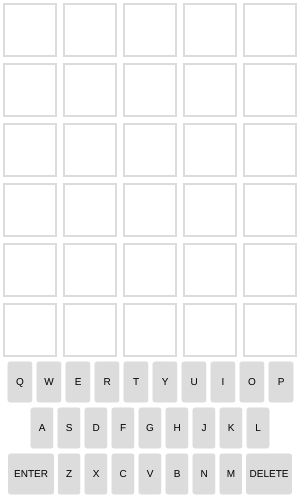
Frame 1 (no input)
Frame 60 (no input): identical to frame 1, image omitted
Frame 120 (the mouse pressed at the canvas centre since frame 60): identical to frame 1, image omitted

The p5.js sketch that drew this single still picture (run headless with seeded random() and noise() and a simulated clock; from frame 60 on, the mouse is pressed at the canvas centre):

// p5.js sketch
// ── sketch.js
function setup() {
  createCanvas(canvasX, canvasY);
  createGame();
  createKeyboard();
  pickAnswer();
}

function draw() {
  background(255);
  displayGame();
  displayKeyboard();
  if (tries==6) {
    displayAnswer();
  }
}



// ── 5LetterWords.js
let list = ['aback', 'abase', 'abate', 'abbey', 'abbot', 'abhor', 'abide', 'abled', 'abode', 'abort', 'about', 'above', 'abuse', 'abyss', 'acorn', 'acrid', 'actor', 'acute', 'adage', 'adapt', 'adept', 'admin', 'admit', 'adobe', 'adopt', 'adore', 'adorn', 'adult', 'affix', 'afire', 'afoot', 'afoul', 'after', 'again', 'agape', 'agate', 'agent', 'agile', 'aging', 'aglow', 'agony', 'agora', 'agree', 'ahead', 'aider', 'aisle', 'alarm', 'album', 'alert', 'algae', 'alibi', 'alien', 'align', 'alike', 'alive', 'allay', 'alley', 'allot', 'allow', 'alloy', 'aloft', 'alone', 'along', 'aloof', 'aloud', 'alpha', 'altar', 'alter', 'amass', 'amaze', 'amber', 'amble', 'amend', 'amiss', 'amity', 'among', 'ample', 'amply', 'amuse', 'angel', 'anger', 'angle', 'angry', 'angst', 'anime', 'ankle', 'annex', 'annoy', 'annul', 'anode', 'antic', 'anvil', 'aorta', 'apart', 'aphid', 'aping', 'apnea', 'apple', 'apply', 'apron', 'aptly', 'arbor', 'ardor', 'arena', 'argue', 'arise', 'armor', 'aroma', 'arose', 'array', 'arrow', 'arson', 'artsy', 'ascot', 'ashen', 'aside', 'askew', 'assay', 'asset', 'atoll', 'atone', 'attic', 'audio', 'audit', 'augur', 'aunty', 'avail', 'avert', 'avian', 'avoid', 'await', 'awake', 'award', 'aware', 'awash', 'awful', 'awoke', 'axial', 'axiom', 'axion', 'azure', 'bacon', 'badge', 'badly', 'bagel', 'baggy', 'baker', 'baler', 'balmy', 'banal', 'banjo', 'barge', 'baron', 'basal', 'basic', 'basil', 'basin', 'basis', 'baste', 'batch', 'bathe', 'baton', 'batty', 'bawdy', 'bayou', 'beach', 'beady', 'beard', 'beast', 'beech', 'beefy', 'befit', 'began', 'begat', 'beget', 'begin', 'begun', 'being', 'belch', 'belie', 'belle', 'belly', 'below', 'bench', 'beret', 'berry', 'berth', 'beset', 'betel', 'bevel', 'bezel', 'bible', 'bicep', 'biddy', 'bigot', 'bilge', 'billy', 'binge', 'bingo', 'biome', 'birch', 'birth', 'bison', 'bitty', 'black', 'blade', 'blame', 'bland', 'blank', 'blare', 'blast', 'blaze', 'bleak', 'bleat', 'bleed', 'bleep', 'blend', 'bless', 'blimp', 'blind', 'blink', 'bliss', 'blitz', 'bloat', 'block', 'bloke', 'blond', 'blood', 'bloom', 'blown', 'bluer', 'bluff', 'blunt', 'blurb', 'blurt', 'blush', 'board', 'boast', 'bobby', 'boney', 'bongo', 'bonus', 'booby', 'boost', 'booth', 'booty', 'booze', 'boozy', 'borax', 'borne', 'bosom', 'bossy', 'botch', 'bough', 'boule', 'bound', 'bowel', 'boxer', 'brace', 'braid', 'brain', 'brake', 'brand', 'brash', 'brass', 'brave', 'bravo', 'brawl', 'brawn', 'bread', 'break', 'breed', 'briar', 'bribe', 'brick', 'bride', 'brief', 'brine', 'bring', 'brink', 'briny', 'brisk', 'broad', 'broil', 'broke', 'brood', 'brook', 'broom', 'broth', 'brown', 'brunt', 'brush', 'brute', 'buddy', 'budge', 'buggy', 'bugle', 'build', 'built', 'bulge', 'bulky', 'bully', 'bunch', 'bunny', 'burly', 'burnt', 'burst', 'bused', 'bushy', 'butch', 'butte', 'buxom', 'buyer', 'bylaw', 'cabal', 'cabby', 'cabin', 'cable', 'cacao', 'cache', 'cacti', 'caddy', 'cadet', 'cagey', 'cairn', 'camel', 'cameo', 'canal', 'candy', 'canny', 'canoe', 'canon', 'caper', 'caput', 'carat', 'cargo', 'carol', 'carry', 'carve', 'caste', 'catch', 'cater', 'catty', 'caulk', 'cause', 'cavil', 'cease', 'cedar', 'cello', 'chafe', 'chaff', 'chain', 'chair', 'chalk', 'champ', 'chant', 'chaos', 'chard', 'charm', 'chart', 'chase', 'chasm', 'cheap', 'cheat', 'check', 'cheek', 'cheer', 'chess', 'chest', 'chick', 'chide', 'chief', 'child', 'chili', 'chill', 'chime', 'china', 'chirp', 'chock', 'choir', 'choke', 'chord', 'chore', 'chose', 'chuck', 'chump', 'chunk', 'churn', 'chute', 'cider', 'cigar', 'cinch', 'circa', 'civic', 'civil', 'clack', 'claim', 'clamp', 'clang', 'clank', 'clash', 'clasp', 'class', 'clean', 'clear', 'cleat', 'cleft', 'clerk', 'click', 'cliff', 'climb', 'cling', 'clink', 'cloak', 'clock', 'clone', 'close', 'cloth', 'cloud', 'clout', 'clove', 'clown', 'cluck', 'clued', 'clump', 'clung', 'coach', 'coast', 'cobra', 'cocoa', 'colon', 'color', 'comet', 'comfy', 'comic', 'comma', 'conch', 'condo', 'conic', 'copse', 'coral', 'corer', 'corny', 'couch', 'cough', 'could', 'count', 'coupe', 'court', 'coven', 'cover', 'covet', 'covey', 'cower', 'coyly', 'crack', 'craft', 'cramp', 'crane', 'crank', 'crash', 'crass', 'crate', 'crave', 'crawl', 'craze', 'crazy', 'creak', 'cream', 'credo', 'creed', 'creek', 'creep', 'creme', 'crepe', 'crept', 'cress', 'crest', 'crick', 'cried', 'crier', 'crime', 'crimp', 'crisp', 'croak', 'crock', 'crone', 'crony', 'crook', 'cross', 'croup', 'crowd', 'crown', 'crude', 'cruel', 'crumb', 'crump', 'crush', 'crust', 'crypt', 'cubic', 'cumin', 'curio', 'curly', 'curry', 'curse', 'curve', 'curvy', 'cutie', 'cyber', 'cycle', 'cynic', 'daddy', 'daily', 'dairy', 'daisy', 'dally', 'dance', 'dandy', 'datum', 'daunt', 'dealt', 'death', 'debar', 'debit', 'debug', 'debut', 'decal', 'decay', 'decor', 'decoy', 'decry', 'defer', 'deign', 'deity', 'delay', 'delta', 'delve', 'demon', 'demur', 'denim', 'dense', 'depot', 'depth', 'derby', 'deter', 'detox', 'deuce', 'devil', 'diary', 'dicey', 'digit', 'dilly', 'dimly', 'diner', 'dingo', 'dingy', 'diode', 'dirge', 'dirty', 'disco', 'ditch', 'ditto', 'ditty', 'diver', 'dizzy', 'dodge', 'dodgy', 'dogma', 'doing', 'dolly', 'donor', 'donut', 'dopey', 'doubt', 'dough', 'dowdy', 'dowel', 'downy', 'dowry', 'dozen', 'draft', 'drain', 'drake', 'drama', 'drank', 'drape', 'drawl', 'drawn', 'dread', 'dream', 'dress', 'dried', 'drier', 'drift', 'drill', 'drink', 'drive', 'droit', 'droll', 'drone', 'drool', 'droop', 'dross', 'drove', 'drown', 'druid', 'drunk', 'dryer', 'dryly', 'duchy', 'dully', 'dummy', 'dumpy', 'dunce', 'dusky', 'dusty', 'dutch', 'duvet', 'dwarf', 'dwell', 'dwelt', 'dying', 'eager', 'eagle', 'early', 'earth', 'easel', 'eaten', 'eater', 'ebony', 'eclat', 'edict', 'edify', 'eerie', 'egret', 'eight', 'eject', 'eking', 'elate', 'elbow', 'elder', 'elect', 'elegy', 'elfin', 'elide', 'elite', 'elope', 'elude', 'email', 'embed', 'ember', 'emcee', 'empty', 'enact', 'endow', 'enema', 'enemy', 'enjoy', 'ennui', 'ensue', 'enter', 'entry', 'envoy', 'epoch', 'epoxy', 'equal', 'equip', 'erase', 'erect', 'erode', 'error', 'erupt', 'essay', 'ester', 'ether', 'ethic', 'ethos', 'etude', 'evade', 'event', 'every', 'evict', 'evoke', 'exact', 'exalt', 'excel', 'exert', 'exile', 'exist', 'expel', 'extol', 'extra', 'exult', 'eying', 'fable', 'facet', 'faint', 'fairy', 'faith', 'false', 'fancy', 'fanny', 'farce', 'fatal', 'fatty', 'fault', 'fauna', 'favor', 'feast', 'fecal', 'feign', 'fella', 'felon', 'femme', 'femur', 'fence', 'feral', 'ferry', 'fetal', 'fetch', 'fetid', 'fetus', 'fever', 'fewer', 'fiber', 'fibre', 'ficus', 'field', 'fiend', 'fiery', 'fifth', 'fifty', 'fight', 'filer', 'filet', 'filly', 'filmy', 'filth', 'final', 'finch', 'finer', 'first', 'fishy', 'fixer', 'fizzy', 'fjord', 'flack', 'flail', 'flair', 'flake', 'flaky', 'flame', 'flank', 'flare', 'flash', 'flask', 'fleck', 'fleet', 'flesh', 'flick', 'flier', 'fling', 'flint', 'flirt', 'float', 'flock', 'flood', 'floor', 'flora', 'floss', 'flour', 'flout', 'flown', 'fluff', 'fluid', 'fluke', 'flume', 'flung', 'flunk', 'flush', 'flute', 'flyer', 'foamy', 'focal', 'focus', 'foggy', 'foist', 'folio', 'folly', 'foray', 'force', 'forge', 'forgo', 'forte', 'forth', 'forty', 'forum', 'found', 'foyer', 'frail', 'frame', 'frank', 'fraud', 'freak', 'freed', 'freer', 'fresh', 'friar', 'fried', 'frill', 'frisk', 'fritz', 'frock', 'frond', 'front', 'frost', 'froth', 'frown', 'froze', 'fruit', 'fudge', 'fugue', 'fully', 'fungi', 'funky', 'funny', 'furor', 'furry', 'fussy', 'fuzzy', 'gaffe', 'gaily', 'gamer', 'gamma', 'gamut', 'gassy', 'gaudy', 'gauge', 'gaunt', 'gauze', 'gavel', 'gawky', 'gayer', 'gayly', 'gazer', 'gecko', 'geeky', 'geese', 'genie', 'genre', 'ghost', 'ghoul', 'giant', 'giddy', 'gipsy', 'girly', 'girth', 'given', 'giver', 'glade', 'gland', 'glare', 'glass', 'glaze', 'gleam', 'glean', 'glide', 'glint', 'gloat', 'globe', 'gloom', 'glory', 'gloss', 'glove', 'glyph', 'gnash', 'gnome', 'godly', 'going', 'golem', 'golly', 'gonad', 'goner', 'goody', 'gooey', 'goofy', 'goose', 'gorge', 'gouge', 'gourd', 'grace', 'grade', 'graft', 'grail', 'grain', 'grand', 'grant', 'grape', 'graph', 'grasp', 'grass', 'grate', 'grave', 'gravy', 'graze', 'great', 'greed', 'green', 'greet', 'grief', 'grill', 'grime', 'grimy', 'grind', 'gripe', 'groan', 'groin', 'groom', 'grope', 'gross', 'group', 'grout', 'grove', 'growl', 'grown', 'gruel', 'gruff', 'grunt', 'guard', 'guava', 'guess', 'guest', 'guide', 'guild', 'guile', 'guilt', 'guise', 'gulch', 'gully', 'gumbo', 'gummy', 'guppy', 'gusto', 'gusty', 'gypsy', 'habit', 'hairy', 'halve', 'handy', 'happy', 'hardy', 'harem', 'harpy', 'harry', 'harsh', 'haste', 'hasty', 'hatch', 'hater', 'haunt', 'haute', 'haven', 'havoc', 'hazel', 'heady', 'heard', 'heart', 'heath', 'heave', 'heavy', 'hedge', 'hefty', 'heist', 'helix', 'hello', 'hence', 'heron', 'hilly', 'hinge', 'hippo', 'hippy', 'hitch', 'hoard', 'hobby', 'hoist', 'holly', 'homer', 'honey', 'honor', 'horde', 'horny', 'horse', 'hotel', 'hotly', 'hound', 'house', 'hovel', 'hover', 'howdy', 'human', 'humid', 'humor', 'humph', 'humus', 'hunch', 'hunky', 'hurry', 'husky', 'hussy', 'hutch', 'hydro', 'hyena', 'hymen', 'hyper', 'icily', 'icing', 'ideal', 'idiom', 'idiot', 'idler', 'idyll', 'igloo', 'iliac', 'image', 'imbue', 'impel', 'imply', 'inane', 'inbox', 'incur', 'index', 'inept', 'inert', 'infer', 'ingot', 'inlay', 'inlet', 'inner', 'input', 'inter', 'intro', 'ionic', 'irate', 'irony', 'islet', 'issue', 'itchy', 'ivory', 'jaunt', 'jazzy', 'jelly', 'jerky', 'jetty', 'jewel', 'jiffy', 'joint', 'joist', 'joker', 'jolly', 'joust', 'judge', 'juice', 'juicy', 'jumbo', 'jumpy', 'junta', 'junto', 'juror', 'kappa', 'karma', 'kayak', 'kebab', 'khaki', 'kinky', 'kiosk', 'kitty', 'knack', 'knave', 'knead', 'kneed', 'kneel', 'knelt', 'knife', 'knock', 'knoll', 'known', 'koala', 'krill', 'label', 'labor', 'laden', 'ladle', 'lager', 'lance', 'lanky', 'lapel', 'lapse', 'large', 'larva', 'lasso', 'latch', 'later', 'lathe', 'latte', 'laugh', 'layer', 'leach', 'leafy', 'leaky', 'leant', 'leapt', 'learn', 'lease', 'leash', 'least', 'leave', 'ledge', 'leech', 'leery', 'lefty', 'legal', 'leggy', 'lemon', 'lemur', 'leper', 'level', 'lever', 'libel', 'liege', 'light', 'liken', 'lilac', 'limbo', 'limit', 'linen', 'liner', 'lingo', 'lipid', 'lithe', 'liver', 'livid', 'llama', 'loamy', 'loath', 'lobby', 'local', 'locus', 'lodge', 'lofty', 'logic', 'login', 'loopy', 'loose', 'lorry', 'loser', 'louse', 'lousy', 'lover', 'lower', 'lowly', 'loyal', 'lucid', 'lucky', 'lumen', 'lumpy', 'lunar', 'lunch', 'lunge', 'lupus', 'lurch', 'lurid', 'lusty', 'lying', 'lymph', 'lynch', 'lyric', 'macaw', 'macho', 'macro', 'madam', 'madly', 'mafia', 'magic', 'magma', 'maize', 'major', 'maker', 'mambo', 'mamma', 'mammy', 'manga', 'mange', 'mango', 'mangy', 'mania', 'manic', 'manly', 'manor', 'maple', 'march', 'marry', 'marsh', 'mason', 'masse', 'match', 'matey', 'mauve', 'maxim', 'maybe', 'mayor', 'mealy', 'meant', 'meaty', 'mecca', 'medal', 'media', 'medic', 'melee', 'melon', 'mercy', 'merge', 'merit', 'merry', 'metal', 'meter', 'metro', 'micro', 'midge', 'midst', 'might', 'milky', 'mimic', 'mince', 'miner', 'minim', 'minor', 'minty', 'minus', 'mirth', 'miser', 'missy', 'mocha', 'modal', 'model', 'modem', 'mogul', 'moist', 'molar', 'moldy', 'money', 'month', 'moody', 'moose', 'moral', 'moron', 'morph', 'mossy', 'motel', 'motif', 'motor', 'motto', 'moult', 'mound', 'mount', 'mourn', 'mouse', 'mouth', 'mover', 'movie', 'mower', 'mucky', 'mucus', 'muddy', 'mulch', 'mummy', 'munch', 'mural', 'murky', 'mushy', 'music', 'musky', 'musty', 'myrrh', 'nadir', 'naive', 'nanny', 'nasal', 'nasty', 'natal', 'naval', 'navel', 'needy', 'neigh', 'nerdy', 'nerve', 'never', 'newer', 'newly', 'nicer', 'niche', 'niece', 'night', 'ninja', 'ninny', 'ninth', 'noble', 'nobly', 'noise', 'noisy', 'nomad', 'noose', 'north', 'nosey', 'notch', 'novel', 'nudge', 'nurse', 'nutty', 'nylon', 'nymph', 'oaken', 'obese', 'occur', 'ocean', 'octal', 'octet', 'odder', 'oddly', 'offal', 'offer', 'often', 'olden', 'older', 'olive', 'ombre', 'omega', 'onion', 'onset', 'opera', 'opine', 'opium', 'optic', 'orbit', 'order', 'organ', 'other', 'otter', 'ought', 'ounce', 'outdo', 'outer', 'outgo', 'ovary', 'ovate', 'overt', 'ovine', 'ovoid', 'owing', 'owner', 'oxide', 'ozone', 'paddy', 'pagan', 'paint', 'paler', 'palsy', 'panel', 'panic', 'pansy', 'papal', 'paper', 'parer', 'parka', 'parry', 'parse', 'party', 'pasta', 'paste', 'pasty', 'patch', 'patio', 'patsy', 'patty', 'pause', 'payee', 'payer', 'peace', 'peach', 'pearl', 'pecan', 'pedal', 'penal', 'pence', 'penne', 'penny', 'perch', 'peril', 'perky', 'pesky', 'pesto', 'petal', 'petty', 'phase', 'phone', 'phony', 'photo', 'piano', 'picky', 'piece', 'piety', 'piggy', 'pilot', 'pinch', 'piney', 'pinky', 'pinto', 'piper', 'pique', 'pitch', 'pithy', 'pivot', 'pixel', 'pixie', 'pizza', 'place', 'plaid', 'plain', 'plait', 'plane', 'plank', 'plant', 'plate', 'plaza', 'plead', 'pleat', 'plied', 'plier', 'pluck', 'plumb', 'plume', 'plump', 'plunk', 'plush', 'poesy', 'point', 'poise', 'poker', 'polar', 'polka', 'polyp', 'pooch', 'poppy', 'porch', 'poser', 'posit', 'posse', 'pouch', 'pound', 'pouty', 'power', 'prank', 'prawn', 'preen', 'press', 'price', 'prick', 'pride', 'pried', 'prime', 'primo', 'print', 'prior', 'prism', 'privy', 'prize', 'probe', 'prone', 'prong', 'proof', 'prose', 'proud', 'prove', 'prowl', 'proxy', 'prude', 'prune', 'psalm', 'pubic', 'pudgy', 'puffy', 'pulpy', 'pulse', 'punch', 'pupal', 'pupil', 'puppy', 'puree', 'purer', 'purge', 'purse', 'pushy', 'putty', 'pygmy', 'quack', 'quail', 'quake', 'qualm', 'quark', 'quart', 'quash', 'quasi', 'queen', 'queer', 'quell', 'query', 'quest', 'queue', 'quick', 'quiet', 'quill', 'quilt', 'quirk', 'quite', 'quota', 'quote', 'quoth', 'rabbi', 'rabid', 'racer', 'radar', 'radii', 'radio', 'rainy', 'raise', 'rajah', 'rally', 'ralph', 'ramen', 'ranch', 'randy', 'range', 'rapid', 'rarer', 'raspy', 'ratio', 'ratty', 'raven', 'rayon', 'razor', 'reach', 'react', 'ready', 'realm', 'rearm', 'rebar', 'rebel', 'rebus', 'rebut', 'recap', 'recur', 'recut', 'reedy', 'refer', 'refit', 'regal', 'rehab', 'reign', 'relax', 'relay', 'relic', 'remit', 'renal', 'renew', 'repay', 'repel', 'reply', 'rerun', 'reset', 'resin', 'retch', 'retro', 'retry', 'reuse', 'revel', 'revue', 'rhino', 'rhyme', 'rider', 'ridge', 'rifle', 'right', 'rigid', 'rigor', 'rinse', 'ripen', 'riper', 'risen', 'riser', 'risky', 'rival', 'river', 'rivet', 'roach', 'roast', 'robin', 'robot', 'rocky', 'rodeo', 'roger', 'rogue', 'roomy', 'roost', 'rotor', 'rouge', 'rough', 'round', 'rouse', 'route', 'rover', 'rowdy', 'rower', 'royal', 'ruddy', 'ruder', 'rugby', 'ruler', 'rumba', 'rumor', 'rupee', 'rural', 'rusty', 'sadly', 'safer', 'saint', 'salad', 'sally', 'salon', 'salsa', 'salty', 'salve', 'salvo', 'sandy', 'saner', 'sappy', 'sassy', 'satin', 'satyr', 'sauce', 'saucy', 'sauna', 'saute', 'savor', 'savoy', 'savvy', 'scald', 'scale', 'scalp', 'scaly', 'scamp', 'scant', 'scare', 'scarf', 'scary', 'scene', 'scent', 'scion', 'scoff', 'scold', 'scone', 'scoop', 'scope', 'score', 'scorn', 'scour', 'scout', 'scowl', 'scram', 'scrap', 'scree', 'screw', 'scrub', 'scrum', 'scuba', 'sedan', 'seedy', 'segue', 'seize', 'semen', 'sense', 'sepia', 'serif', 'serum', 'serve', 'setup', 'seven', 'sever', 'sewer', 'shack', 'shade', 'shady', 'shaft', 'shake', 'shaky', 'shale', 'shall', 'shalt', 'shame', 'shank', 'shape', 'shard', 'share', 'shark', 'sharp', 'shave', 'shawl', 'shear', 'sheen', 'sheep', 'sheer', 'sheet', 'sheik', 'shelf', 'shell', 'shied', 'shift', 'shine', 'shiny', 'shire', 'shirk', 'shirt', 'shoal', 'shock', 'shone', 'shook', 'shoot', 'shore', 'shorn', 'short', 'shout', 'shove', 'shown', 'showy', 'shrew', 'shrub', 'shrug', 'shuck', 'shunt', 'shush', 'shyly', 'siege', 'sieve', 'sight', 'sigma', 'silky', 'silly', 'since', 'sinew', 'singe', 'siren', 'sissy', 'sixth', 'sixty', 'skate', 'skier', 'skiff', 'skill', 'skimp', 'skirt', 'skulk', 'skull', 'skunk', 'slack', 'slain', 'slang', 'slant', 'slash', 'slate', 'slave', 'sleek', 'sleep', 'sleet', 'slept', 'slice', 'slick', 'slide', 'slime', 'slimy', 'sling', 'slink', 'sloop', 'slope', 'slosh', 'sloth', 'slump', 'slung', 'slunk', 'slurp', 'slush', 'slyly', 'smack', 'small', 'smart', 'smash', 'smear', 'smell', 'smelt', 'smile', 'smirk', 'smite', 'smith', 'smock', 'smoke', 'smoky', 'smote', 'snack', 'snail', 'snake', 'snaky', 'snare', 'snarl', 'sneak', 'sneer', 'snide', 'sniff', 'snipe', 'snoop', 'snore', 'snort', 'snout', 'snowy', 'snuck', 'snuff', 'soapy', 'sober', 'soggy', 'solar', 'solid', 'solve', 'sonar', 'sonic', 'sooth', 'sooty', 'sorry', 'sound', 'south', 'sower', 'space', 'spade', 'spank', 'spare', 'spark', 'spasm', 'spawn', 'speak', 'spear', 'speck', 'speed', 'spell', 'spelt', 'spend', 'spent', 'sperm', 'spice', 'spicy', 'spied', 'spiel', 'spike', 'spiky', 'spill', 'spilt', 'spine', 'spiny', 'spire', 'spite', 'splat', 'split', 'spoil', 'spoke', 'spoof', 'spook', 'spool', 'spoon', 'spore', 'sport', 'spout', 'spray', 'spree', 'sprig', 'spunk', 'spurn', 'spurt', 'squad', 'squat', 'squib', 'stack', 'staff', 'stage', 'staid', 'stain', 'stair', 'stake', 'stale', 'stalk', 'stall', 'stamp', 'stand', 'stank', 'stare', 'stark', 'start', 'stash', 'state', 'stave', 'stead', 'steak', 'steal', 'steam', 'steed', 'steel', 'steep', 'steer', 'stein', 'stern', 'stick', 'stiff', 'still', 'stilt', 'sting', 'stink', 'stint', 'stock', 'stoic', 'stoke', 'stole', 'stomp', 'stone', 'stony', 'stood', 'stool', 'stoop', 'store', 'stork', 'storm', 'story', 'stout', 'stove', 'strap', 'straw', 'stray', 'strip', 'strut', 'stuck', 'study', 'stuff', 'stump', 'stung', 'stunk', 'stunt', 'style', 'suave', 'sugar', 'suing', 'suite', 'sulky', 'sully', 'sumac', 'sunny', 'super', 'surer', 'surge', 'surly', 'sushi', 'swami', 'swamp', 'swarm', 'swash', 'swath', 'swear', 'sweat', 'sweep', 'sweet', 'swell', 'swept', 'swift', 'swill', 'swine', 'swing', 'swirl', 'swish', 'swoon', 'swoop', 'sword', 'swore', 'sworn', 'swung', 'synod', 'syrup', 'tabby', 'table', 'taboo', 'tacit', 'tacky', 'taffy', 'taint', 'taken', 'taker', 'tally', 'talon', 'tamer', 'tango', 'tangy', 'taper', 'tapir', 'tardy', 'tarot', 'taste', 'tasty', 'tatty', 'taunt', 'tawny', 'teach', 'teary', 'tease', 'teddy', 'teeth', 'tempo', 'tenet', 'tenor', 'tense', 'tenth', 'tepee', 'tepid', 'terra', 'terse', 'testy', 'thank', 'theft', 'their', 'theme', 'there', 'these', 'theta', 'thick', 'thief', 'thigh', 'thing', 'think', 'third', 'thong', 'thorn', 'those', 'three', 'threw', 'throb', 'throw', 'thrum', 'thumb', 'thump', 'thyme', 'tiara', 'tibia', 'tidal', 'tiger', 'tight', 'tilde', 'timer', 'timid', 'tipsy', 'titan', 'tithe', 'title', 'toast', 'today', 'toddy', 'token', 'tonal', 'tonga', 'tonic', 'tooth', 'topaz', 'topic', 'torch', 'torso', 'torus', 'total', 'totem', 'touch', 'tough', 'towel', 'tower', 'toxic', 'toxin', 'trace', 'track', 'tract', 'trade', 'trail', 'train', 'trait', 'tramp', 'trash', 'trawl', 'tread', 'treat', 'trend', 'triad', 'trial', 'tribe', 'trice', 'trick', 'tried', 'tripe', 'trite', 'troll', 'troop', 'trope', 'trout', 'trove', 'truce', 'truck', 'truer', 'truly', 'trump', 'trunk', 'truss', 'trust', 'truth', 'tryst', 'tubal', 'tuber', 'tulip', 'tulle', 'tumor', 'tunic', 'turbo', 'tutor', 'twang', 'tweak', 'tweed', 'tweet', 'twice', 'twine', 'twirl', 'twist', 'twixt', 'tying', 'udder', 'ulcer', 'ultra', 'umbra', 'uncle', 'uncut', 'under', 'undid', 'undue', 'unfed', 'unfit', 'unify', 'union', 'unite', 'unity', 'unlit', 'unmet', 'unset', 'untie', 'until', 'unwed', 'unzip', 'upper', 'upset', 'urban', 'urine', 'usage', 'usher', 'using', 'usual', 'usurp', 'utile', 'utter', 'vague', 'valet', 'valid', 'valor', 'value', 'valve', 'vapid', 'vapor', 'vault', 'vaunt', 'vegan', 'venom', 'venue', 'verge', 'verse', 'verso', 'verve', 'vicar', 'video', 'vigil', 'vigor', 'villa', 'vinyl', 'viola', 'viper', 'viral', 'virus', 'visit', 'visor', 'vista', 'vital', 'vivid', 'vixen', 'vocal', 'vodka', 'vogue', 'voice', 'voila', 'vomit', 'voter', 'vouch', 'vowel', 'vying', 'wacky', 'wafer', 'wager', 'wagon', 'waist', 'waive', 'waltz', 'warty', 'waste', 'watch', 'water', 'waver', 'waxen', 'weary', 'weave', 'wedge', 'weedy', 'weigh', 'weird', 'welch', 'welsh', 'wench', 'whack', 'whale', 'wharf', 'wheat', 'wheel', 'whelp', 'where', 'which', 'whiff', 'while', 'whine', 'whiny', 'whirl', 'whisk', 'white', 'whole', 'whoop', 'whose', 'widen', 'wider', 'widow', 'width', 'wield', 'wight', 'willy', 'wimpy', 'wince', 'winch', 'windy', 'wiser', 'wispy', 'witch', 'witty', 'woken', 'woman', 'women', 'woody', 'wooer', 'wooly', 'woozy', 'wordy', 'world', 'worry', 'worse', 'worst', 'worth', 'would', 'wound', 'woven', 'wrack', 'wrath', 'wreak', 'wreck', 'wrest', 'wring', 'wrist', 'write', 'wrong', 'wrote', 'wrung', 'wryly', 'yacht', 'yearn', 'yeast', 'yield', 'young', 'youth', 'zebra', 'zesty', 'zonal'];

// ── classes.js
class Level {
  constructor(index) {
    this.index = index;
    this.squares = [];
  }

  addSquare(square) {
    this.squares.push(square);
  }

  display() {
    for (let i = 0; i < this.squares.length; i++) {
      this.squares[i].display();
    }
  }
}

class Square {
  constructor(column, row, size) {
    this.letter = '';
    this.letterColor = color(0);
    this.backgroundColor = color(255);
    this.strokeColor = color(220);
    this.column = column;
    this.row = row;
    this.size = size;
    this.evaluated = false;
  }
  
  updateLetter(letter) {
    this.letter = letter;
  }
  
  updateStrokeColor(color) {
    this.strokeColor = color;
  }
  
  getLetter() {
    return this.letter;
  }
  
  getColor() {
    return this.backgroundColor;
  }
  
  isEvaluated() {
    return this.evaluated;
  }
  
  makeGreen() {
    this.letterColor = color(255);
    this.backgroundColor = color(myGreen);
    this.strokeColor = color(myGreen);
    this.evaluated = true;
  }
  
  makeYellow() {
    this.letterColor = color(255);
    this.backgroundColor = color(myYellow);
    this.strokeColor = color(myYellow);
    this.evaluated = true;
  }
  
  makeGray() {
    this.letterColor = color(255);
    this.backgroundColor = color(myGray);
    this.strokeColor = color(myGray);
  }
  

  display() {
    // Display square
    fill(this.backgroundColor);
    stroke(this.strokeColor);
    strokeWeight(2);
    rectMode(CENTER);
    rect(this.column*this.size+this.size/2,this.row*this.size+this.size/2,this.size-8,this.size-8);
    // Display letter
    fill(this.letterColor);
    stroke(this.letterColor);
    strokeWeight(1);
    textSize(30);
    textAlign(CENTER,CENTER);
    text(this.letter,this.column*this.size+this.size/2,this.row*this.size+this.size/2)
  }
}

class Letter {
  constructor(letter) {
    this.letter = letter;
    this.found = false;
  }
  
  getLetter() {
    return this.letter;
  }
  
  getStatus() {
    return this.found
  }
  
  isFound() {
    this.found = true;
  }
  
  resetStatus() {
    this.found = false;
  }
}

class Button {
  constructor(x,y,w,h,letter) {
    this.x = x;
    this.y = y;
    this.w = w;
    this.h = h;
    this.letter = letter;
    this.color = color(220);
    this.letterColor = color(0);
  }
  
  display() {
    // Display background
    fill(this.color);
    stroke(color(255));
    strokeWeight(4);
    rectMode(CENTER);
    rect(this.x,this.y,this.w,this.h,5,5,5,5);
    // Display letter
    fill(this.letterColor);
    stroke(color(0));
    strokeWeight(0);
    textSize(10);
    text(this.letter,this.x,this.y);
  }
  
  getLetter() {
    return this.letter;
  }
  
  getColor() {
    return this.color
  }
  
  getX() {
    return this.x;
  }
  
  getY() {
    return this.y;
  }
  
  getW() {
    return this.w;
  }
  
  getH() {
    return this.h;
  }
  
  changeColor(c) {
    this.color = color(c);
    this.letterColor = color(255);
  }
}



// ── functions.js
function createGame() {
  // Create game
  for (var i = 0; i < 6; i++) {
    let level = new Level(i);
    game.push(level);
    for (var j = 0; j < 5; j++) {
      let square = new Square(j, i, 60);
      level.addSquare(square);
    }
  }
}

function displayGame() {
  for (let i = 0; i < game.length; i++) {
    game[i].display();
  }
}

function createKeyboard() {
  for (var i = 0; i < 10; i++) {
    if (i<10) {
      keyboard.push(new Button(29*i+20,382,29,45,row1[i]));
    }
    if (i<9) {
      keyboard.push(new Button(27*i+42,428,27,45,row2[i]));
    }
    if (i<7) {
      keyboard.push(new Button(27*i+69,474,27,45,row3[i]));
    }
  }
  keyboard.push(new Button(31,474,50,45,'ENTER'));
  keyboard.push(new Button(269,474,50,45,'DELETE'));
}

function displayKeyboard() {
  for (var i = 0; i < keyboard.length; i++) {
    keyboard[i].display();
  }
}

function displayAnswer() {
  for (var i = 0; i < 5; i++) {
    index = 5;
    tries = 5;
    game[index].squares[i].updateLetter(answer[i].getLetter());
    evaluateGuess();
  }
}

function addLetter(letter) {
  if (index<5) {
    game[tries].squares[index].updateLetter(letter);
    game[tries].squares[index].updateStrokeColor(color(0));
    index++;
  }
}

function removeLetter() {
  if (index>0) {
    game[tries].squares[index-1].updateLetter('');
    game[tries].squares[index-1].updateStrokeColor(color(220));
    index--;
  }
}

function evaluateGuess() {
  if (index==5) {
    var score = 0;
    // Check for greens
    for (var i = 0; i < 5; i++) {
      if (game[tries].squares[i].getLetter()==answer[i].getLetter()) {
        game[tries].squares[i].makeGreen();
        answer[i].isFound();
        score++;
      }
    }
    // Check for yellows
    for (i = 0; i < 5; i++) {
      for (var j = 0; j < 5; j++) {
        // Check different indicies for yellows
        if (i!=j) {
          if (game[tries].squares[i].getLetter()==answer[j].getLetter() && answer[j].getStatus()==false && game[tries].squares[i].isEvaluated()==false) {
              game[tries].squares[i].makeYellow();
              answer[j].isFound();
          }
        }
      }
    }
    // Make leftovers gray
    for (i = 0; i < 5; i++) {
      if (game[tries].squares[i].isEvaluated()==false) {
        game[tries].squares[i].makeGray();
      }
    }
    // Check for game over
    if (score==5) {
      over = true;
    }
    // Update keyboard
    updateKeyboard();
    // Update cursor location
    index = 0;
    tries++;
    
  }
  // Reset answer status
  for (var i = 0; i < 5; i++) {
    answer[i].resetStatus();
  }
}

function updateKeyboard() {
  let updated = []
  for (var i = 0; i < 5; i++) {
    for (var j = 0; j < keyboard.length; j++) {
      if (game[tries].squares[i].getLetter()==keyboard[j].getLetter()) {
        var temp = [keyboard[j].getColor()['levels'][0],
                    keyboard[j].getColor()['levels'][1],
                    keyboard[j].getColor()['levels'][2]]
        var temp2 = [game[tries].squares[i].getColor()['levels'][0],
                     game[tries].squares[i].getColor()['levels'][1],
                     game[tries].squares[i].getColor()['levels'][2]]
        if (temp[0]==myLGray[0] && temp[1]==myLGray[1] && temp[2]==myLGray[2]) {
          keyboard[j].changeColor(game[tries].squares[i].getColor());
        } else if (temp[0]!=myGreen[0] && temp[1]!=myGreen[1] && temp[2]!=myGreen[2] && temp2[0]!=myGray[0] && temp2[1]!=myGray[1] && temp[2]!=myGray[2]) {
          print(i,temp,temp2)
          keyboard[j].changeColor(game[tries].squares[i].getColor());  
        }
        
        
        // if (temp[0]==myYellow[0] && temp[1]==myYellow[1] && temp[2]==myYellow[2] && temp2[0]!=myGray[0] && temp2[1]!=myGray[1] && temp[2]!=myGray[2]) {
        //     keyboard[j].changeColor(game[tries].squares[i].getColor());
        // } else if (temp[0]==myYellow[0] && temp[1]==myYellow[1] && temp[2]==myYellow[2] && temp2[0]==myGray[0] && temp2[1]==myGray[1] && temp[2]==myGray[2]) {
        // } else if (temp[0]!=myGreen[0] && temp[1]!=myGreen[1] && temp[2]!=myGreen[2]) {
        //     keyboard[j].changeColor(game[tries].squares[i].getColor());  
        // }
      }
    }
  }
}


function pickAnswer() {
  i = randomInt(0,list.length-1);
  for (var j = 0; j < 5; j++) {
    if (list[i][j] == 'a') {
      answer.push(new Letter('A'));
    } else if (list[i][j] == 'b') {
      answer.push(new Letter('B'));
    } else if (list[i][j] == 'c') {
      answer.push(new Letter('C'));
    } else if (list[i][j] == 'd') {
      answer.push(new Letter('D'));
    } else if (list[i][j] == 'e') {
      answer.push(new Letter('E'));
    } else if (list[i][j] == 'f') {
      answer.push(new Letter('F'));
    } else if (list[i][j] == 'g') {
      answer.push(new Letter('G'));
    } else if (list[i][j] == 'h') {
      answer.push(new Letter('H'));
    } else if (list[i][j] == 'i') {
      answer.push(new Letter('I'));
    } else if (list[i][j] == 'j') {
      answer.push(new Letter('J'));
    } else if (list[i][j] == 'k') {
      answer.push(new Letter('K'));
    } else if (list[i][j] == 'l') {
      answer.push(new Letter('L'));
    } else if (list[i][j] == 'm') {
      answer.push(new Letter('M'));
    } else if (list[i][j] == 'n') {
      answer.push(new Letter('N'));
    } else if (list[i][j] == 'o') {
      answer.push(new Letter('O'));
    } else if (list[i][j] == 'p') {
      answer.push(new Letter('P'));
    } else if (list[i][j] == 'q') {
      answer.push(new Letter('Q'));
    } else if (list[i][j] == 'r') {
      answer.push(new Letter('R'));
    } else if (list[i][j] == 's') {
      answer.push(new Letter('S'));
    } else if (list[i][j] == 't') {
      answer.push(new Letter('T'));
    } else if (list[i][j] == 'u') {
      answer.push(new Letter('U'));
    } else if (list[i][j] == 'v') {
      answer.push(new Letter('V'));
    } else if (list[i][j] == 'w') {
      answer.push(new Letter('W'));
    } else if (list[i][j] == 'x') {
      answer.push(new Letter('X'));
    } else if (list[i][j] == 'y') {
      answer.push(new Letter('Y'));
    } else if (list[i][j] == 'z') {
      answer.push(new Letter('Z'));
    }  
  }
}


function keyPressed() {
  if (tries<6 && over==false) {
    if (key == 'Enter') {
      evaluateGuess();
    } else if (key == 'Backspace') {
      removeLetter();
    } else if (key == 'a') {
      addLetter('A');
    } else if (key == 'b') {
      addLetter('B');
    } else if (key == 'c') {
      addLetter('C');
    } else if (key == 'd') {
      addLetter('D');
    } else if (key == 'e') {
      addLetter('E');
    } else if (key == 'f') {
      addLetter('F');
    } else if (key == 'g') {
      addLetter('G');
    } else if (key == 'h') {
      addLetter('H');
    } else if (key == 'i') {
      addLetter('I');
    } else if (key == 'j') {
      addLetter('J');
    } else if (key == 'k') {
      addLetter('K');
    } else if (key == 'l') {
      addLetter('L');
    } else if (key == 'm') {
      addLetter('M');
    } else if (key == 'n') {
      addLetter('N');
    } else if (key == 'o') {
      addLetter('O');
    } else if (key == 'p') {
      addLetter('P');
    } else if (key == 'q') {
      addLetter('Q');
    } else if (key == 'r') {
      addLetter('R');
    } else if (key == 's') {
      addLetter('S');
    } else if (key == 't') {
      addLetter('T');
    } else if (key == 'u') {
      addLetter('U');
    } else if (key == 'v') {
      addLetter('V');
    } else if (key == 'w') {
      addLetter('W');
    } else if (key == 'x') {
      addLetter('X');
    } else if (key == 'y') {
      addLetter('Y');
    } else if (key == 'z') {
      addLetter('Z');
    } 
  }
}

function touchStarted() {
  
  for (var i = 0; i < keyboard.length; i++) {
    if (mouseX>keyboard[i].getX()-(keyboard[i].getW()/2) &&
        mouseX<keyboard[i].getX()+(keyboard[i].getW()/2) &&
        mouseY>keyboard[i].getY()-(keyboard[i].getH()/2) &&
        mouseY<keyboard[i].getY()+(keyboard[i].getH()/2)) {
      if (keyboard[i].getLetter()!='ENTER' && 
         keyboard[i].getLetter()!='DELETE') {
        addLetter(keyboard[i].getLetter());
      } else if (keyboard[i].getLetter()=='ENTER') {
        evaluateGuess();
      } else if (keyboard[i].getLetter()=='DELETE') {
        removeLetter();
      }
    }
  }
}

function randomInt(min, max) {
  return Math.floor(Math.random() * (max - min + 1)) + min;
}

// ── variables.js
let game = [];
let over = false;

let answer = [];
let lettersFound = [];

let keyboard = [];
row1 = ['Q','W','E','R','T','Y','U','I','O','P'];
row2 = ['A','S','D','F','G','H','J','K','L'];
row3 = ['Z','X','C','V','B','N','M'];

let tries = 0;
let index = 0;

let canvasX = 300;
let canvasY = 500;

let myGreen = [0,150,50];
let myYellow = [200,200,0];
let myGray = [100,100,100];
let myLGray = [220,220,220];
